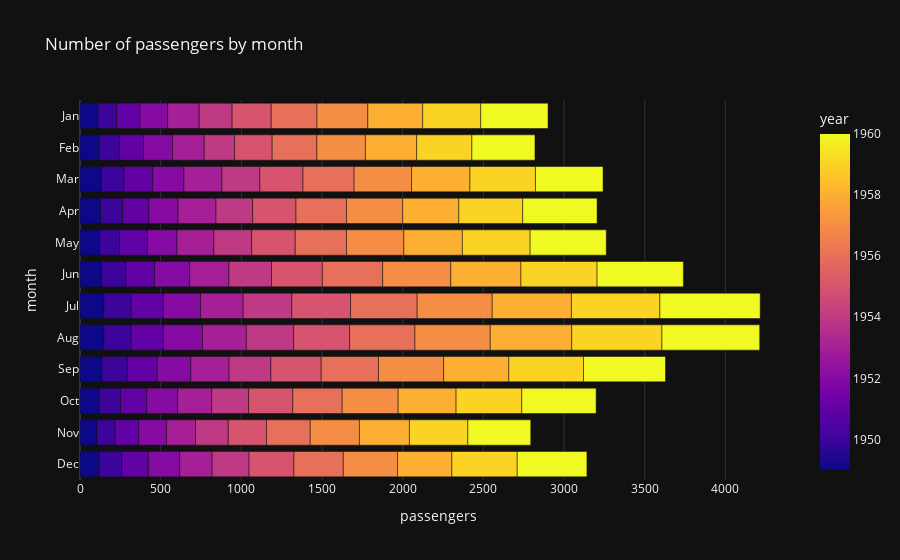

The notebook cell saved with this chart:
### Markdown cell above
Create horizontal bar chart with information about numbers of passengers by month.

### Code cell
fig = px.bar(data_frame= data,
       x = 'passengers',
       y = 'month',
       orientation = 'h',
       title = 'Number of passengers by month',
       template = 'plotly_dark',
       hover_name = 'year',
       color = 'year',
       category_orders={"month": list(data.month.unique())})
fig.update_layout( yaxis_tickformat = '%B')

### Figure 1 — Plotly figure (JSON) as saved in the notebook; plotly's stock layout.template omitted (floating-point values rounded to 4 significant figures; data arrays with more than 128 entries replaced by an {"elided": "..."} marker saying what was removed)
{"data": [{"alignmentgroup": "True", "hovertemplate": "<b>%{hovertext}</b><br><br>passengers=%{x}<br>month=%{y}<br>year=%{marker.color}<extra></extra>", "hovertext": {"elided": "144 int values"}, "legendgroup": "", "marker": {"color": {"elided": "144 int values"}, "coloraxis": "coloraxis"}, "name": "", "offsetgroup": "", "orientation": "h", "showlegend": false, "textposition": "auto", "type": "bar", "x": {"elided": "144 int values"}, "xaxis": "x", "y": {"elided": "144 str values"}, "yaxis": "y"}], "layout": {"barmode": "relative", "coloraxis": {"colorbar": {"title": {"text": "year"}}, "colorscale": [[0, "#0d0887"], [0.1111, "#46039f"], [0.2222, "#7201a8"], [0.3333, "#9c179e"], [0.4444, "#bd3786"], [0.5556, "#d8576b"], [0.6667, "#ed7953"], [0.7778, "#fb9f3a"], [0.8889, "#fdca26"], [1, "#f0f921"]]}, "legend": {"tracegroupgap": 0}, "title": {"text": "Number of passengers by month"}, "xaxis": {"anchor": "y", "domain": [0, 1], "title": {"text": "passengers"}}, "yaxis": {"anchor": "x", "categoryarray": ["Dec", "Nov", "Oct", "Sep", "Aug", "Jul", "Jun", "May", "Apr", "Mar", "Feb", "Jan"], "categoryorder": "array", "domain": [0, 1], "tickformat": "%B", "title": {"text": "month"}}}}
